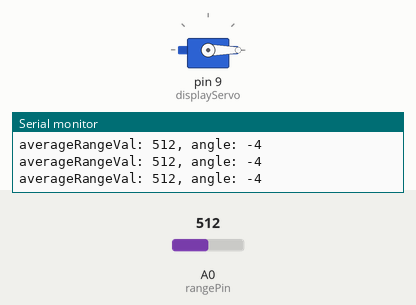
This sketch was run on a simulated Arduino Uno, built with avr-gcc and run on an emulated ATmega328P. Parts: servo, the last lines printed to the serial monitor. The inputs (shaded band) are chosen by the test bench; at power-on: A0 (rangePin) = 512.

Above: at 1.2 s.
1.3 s: A0 (rangePin) set to 306
At 3.1 s:
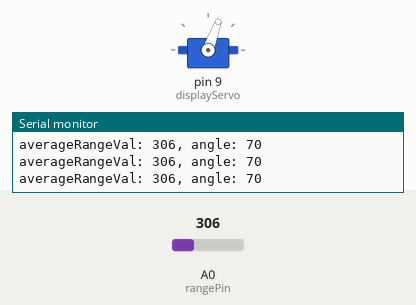
4.3 s: A0 (rangePin) set to 122
At 4.8 s:
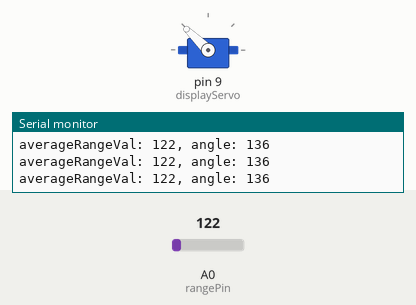
5.9 s: A0 (rangePin) set to 0
At 6.4 s:
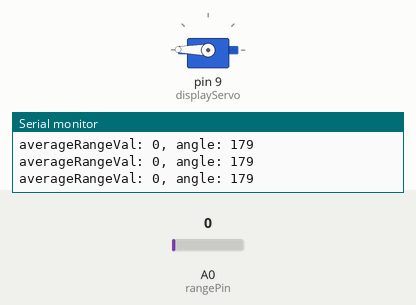
7.6 s: A0 (rangePin) set to 511
At 7.77 s:
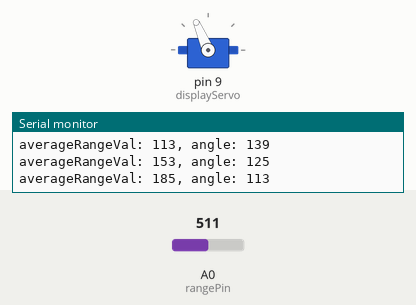
Timing chart, 0 to 10.3 s (numbered marks = the images above; inputs shaded):
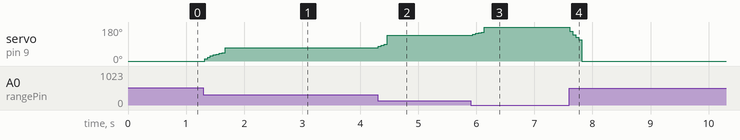

The sketch:

MTREdisplayBoard.ino
```cpp
/*
 * Mechatronics display board
 *
 *
 * adopted ServoMoodIndicator sketch to fit our needs, reading an infrared range finder instead of a pot
 *
 *
 */

 #include<Servo.h>


Servo displayServo;  // create a servo object

int const rangePin = A0; // analog pin used to connect the range finder
int rangeVal;  // variable to read the value from the analog pin
int angle;   // variable to hold the angle for the servo motor
int loopCounter = 0; //average control
int sumRangeVal = 0 ; //running sum of range value
int averageRangeVal; //averages range


void setup() {
  // put your setup code here, to run once:
  displayServo.attach(9); // attaches the servo on pin 9 to the servo object
  Serial.begin(9600); // open a serial connection to your computer

}

void loop() {

  //read and average range to denoise range sensor input
  rangeVal = analogRead(rangePin); // read the value of the potentiometer
  loopCounter++;
  sumRangeVal += rangeVal;
  averageRangeVal = sumRangeVal/loopCounter;
  if (loopCounter > 10){
    loopCounter = 0;
    sumRangeVal =0;
  }

  // print out the value to the Serial Monitor
  Serial.print("averageRangeVal: ");
  Serial.print(averageRangeVal);


  // scale the numbers from the range sensor
  angle = map(averageRangeVal, 0, 500, 179, 0);

  // print out the angle for the servo motor
  Serial.print(", angle: ");
  Serial.println(angle);

  // set the servo position
  displayServo.write(angle);

  // wait for the servo to get there
  delay(50);

}
```

Measured:
- after the input at 1.3 s, servo on pin 9 (displayServo): 0° → 70° at once
- after the input at 4.3 s, servo on pin 9 (displayServo): 70° → 136° at once
- after the input at 5.9 s, servo on pin 9 (displayServo): 136° → 179° at once
- after the input at 7.6 s, servo on pin 9 (displayServo): 179° → 0° at once
